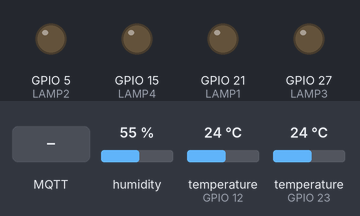
Recording of a sketch running on a simulated ESP32. Shown: output pins drawn as LEDs (lit = HIGH). The inputs (shaded band) are chosen by the test bench; at power-on: humidity 55 %, temperature (sensors on GPIO 12, GPIO 23) 24 °C. WiFi joins after 1.5 s; servers stay silent unless stated; random numbers use the default seed unless the sketch sets one; no MQTT or app messages arrive unless stated; what the sketch prints to the serial monitor is not drawn.

Above: at 2.7 s.
2.8 s: MQTT message "1" arrives on the first subscribed topic
At 3.9 s:
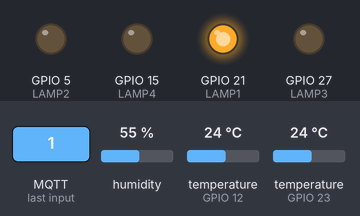
5.0 s: MQTT message "1" arrives on the second subscribed topic
At 6.3 s:
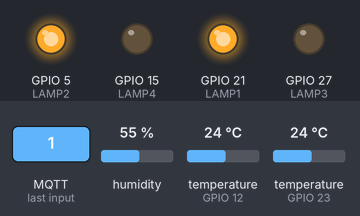
7.1 s: MQTT message "0" arrives on the first subscribed topic
At 9.4 s:
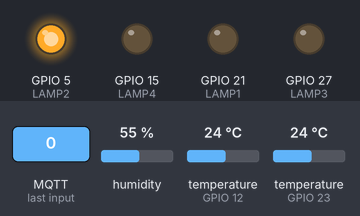
9.8 s: MQTT message "1" arrives on the third subscribed topic
At 10.7 s:
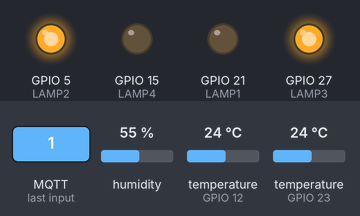
11.9 s: MQTT message "0" arrives on the second subscribed topic
At 13.2 s:
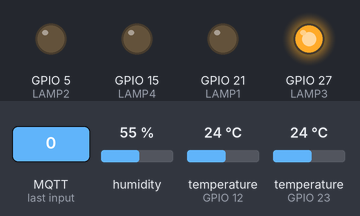
13.9 s: MQTT message "0" arrives on the third subscribed topic
At 15.5 s:
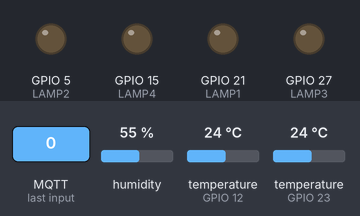
Timing chart, 0 to 16.7 s (numbered marks = the images above; inputs shaded):
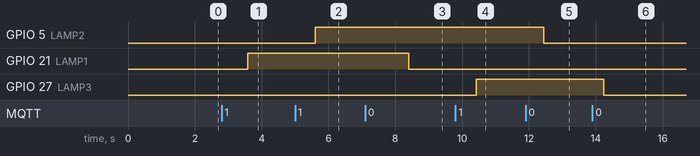

Measured:
- after the input at 2.8 s, GPIO 21 (LAMP1): LOW → HIGH after 0.78 s
- after the input at 5.0 s, GPIO 5 (LAMP2): LOW → HIGH after 0.60 s
- after the input at 7.1 s, GPIO 21 (LAMP1): HIGH → LOW after 1.3 s
- after the input at 9.8 s, GPIO 27 (LAMP3): LOW → HIGH after 0.62 s
- after the input at 11.9 s, GPIO 5 (LAMP2): HIGH → LOW after 0.55 s
- after the input at 13.9 s, GPIO 27 (LAMP3): HIGH → LOW after 0.34 s

The sketch:

Prot_tipo_Estufa.ino
```cpp
#include <neotimer.h>
#include <WiFiManager.h>
#include <PubSubClient.h>
#include <WiFi.h>
#include "DHT.h"
#include <OneWire.h>
#include <DallasTemperature.h>

#define DHTPIN 23
#define DHTTYPE DHT11
#define SENSOR_PIN  12


const char* mqttServer = "broker.hivemq.com";
const int mqttPort = 1883;
const char* mqttUser = "";
const char* mqttPassword = "";
int valor_lido;
int analogSoloSeco = 2500; //VALOR MEDIDO COM O SOLO SECO
int analogSoloMolhado = 850; //VALOR MEDIDO COM O SOLO MOLHADO

//atuadores
int LAMP1 = 21;
int LAMP2 = 5;
int LAMP3 = 27;
int LAMP4 = 15;

WiFiClient espClient;
PubSubClient client(espClient);

DHT dht(DHTPIN, DHTTYPE);
OneWire oneWire(SENSOR_PIN);
DallasTemperature sensors(&oneWire);

Neotimer tempar;
Neotimer tempsolo;
Neotimer umdar;
Neotimer umdsolo;

void setup() {

    pinMode (LAMP1, OUTPUT);
    pinMode (LAMP2, OUTPUT);
    pinMode (LAMP3, OUTPUT);
    pinMode (LAMP4, OUTPUT);
    dht.begin();
    sensors.begin();
    Serial.begin(115200);

    tempar.set(2000);
    tempsolo.set(5000);
    umdar.set(5000);
    umdsolo.set(10000);

    WiFiManager wm;


    bool res;
    res = wm.autoConnect("ESP_TESTE","12345678"); // password protected ap

    if(!res) {
        Serial.println("Failed to connect");

    }
    else {
        Serial.println("connected...yeey :)");
    }
    client.setServer(mqttServer, mqttPort);
    client.setCallback(callback);

    while (!client.connected()) {
        Serial.println("Conectando com o Broker (MQTT)…");
        String clientId = "";
        clientId += String(random(0xffff), HEX);
        if (client.connect(clientId.c_str(), mqttUser, mqttPassword )) {
            Serial.println("Conectado com o Broker");
        } else {
            Serial.print("Falha na conexão. Erro: ");
            Serial.print(client.state());
            Serial.println("\n");
            delay(2000);

        }
    }

    Serial.println("Enviando status de conexão para o smartphone\n");
    Serial.println("Status de conexão OK\n");

    //sensores
    client.publish("estufa/conexao", "1");
    client.publish("estufa/umidade_ar", "1"); //dht11 ok
    client.publish("estufa/umidade_Solo", "1"); //fc_28 ok
    client.publish("estufa/temperatura_ar", "1");//dht11 ok
    client.publish("estufa/temperatura_solo", "1"); //ds18b20 n ok

    //atuadores
    client.subscribe("casa/lamp1");
    client.subscribe("casa/lamp2");
    client.subscribe("casa/lamp3");
    client.subscribe("casa/lamp4");


}

void sensoranalog(){
  pinMode(4,INPUT);
  float hs = analogRead(4);

}

void callback(char* topic, byte* payload, unsigned int length) {

    Serial.print("Mensagem recebida do tópico: ");
    Serial.print(topic);

       Serial.print(": ");

    for (int i = 0; i < length; i++) {

        Serial.print((char)payload[i]);
    }

    Serial.println("\n");

    if (strcmp(topic,"casa/lamp1") == 0)
    {
        if (payload[0] == '0')
        {
            Serial.println("Desligando luz");
            digitalWrite(LAMP1, LOW);
        }

        if (payload[0] == '1')
        {
            Serial.println("Ligando luz");
            digitalWrite(LAMP1, HIGH);
        }
    }

     if (strcmp(topic,"casa/lamp2") == 0)
    {
        if (payload[0] == '0')
        {
            Serial.println("Desligando luz");
            digitalWrite(LAMP2, LOW);
        }

        if (payload[0] == '1')
        {
            Serial.println("Ligando luz");
            digitalWrite(LAMP2, HIGH);
        }
    }
     if (strcmp(topic,"casa/lamp3") == 0)
    {
        if (payload[0] == '0')
        {
            Serial.println("Desligando luz");
            digitalWrite(LAMP3, LOW);
        }

        if (payload[0] == '1')
        {
            Serial.println("Ligando luz");
            digitalWrite(LAMP3, HIGH);
        }
    }
     if (strcmp(topic,"casa/lamp4") == 0)
    {
        if (payload[0] == '0')
        {
            Serial.println("Desligando luz");
            digitalWrite(LAMP4, LOW);
        }

        if (payload[0] == '1')
        {
            Serial.println("Ligando luz");
            digitalWrite(LAMP4, HIGH);
        }
    }

    Serial.println();
    Serial.println("----------------------------");

}

void loop() {
    delay(1000);

    char MsgtempsoloMQTT[10];
    char MsgUmidadeMQTT[10];
    char MsgUmidadeSoloMQTT[10];
    char MsgTemperaturaMQTT[10];

    if(tempsolo.repeat()){
      float tempC=0;
      sensors.requestTemperatures();
      tempC = sensors.getTempCByIndex(0);
      sprintf(MsgtempsoloMQTT,"%f",tempC);
      client.publish("estufa/temperatura_solo", MsgtempsoloMQTT);
    }

    if(umdsolo.repeat()){
      valor_lido = map(analogRead(4),analogSoloMolhado,analogSoloSeco,100,0);
      sprintf(MsgUmidadeSoloMQTT,"%d",valor_lido);
      client.publish("estufa/Umidade_Solo", MsgUmidadeSoloMQTT);
    }

    if(umdar.repeat()){
      float h = dht.readHumidity();
      sprintf(MsgUmidadeMQTT,"%f",h);
      client.publish("estufa/umidade_ar", MsgUmidadeMQTT);
    }

    if(tempar.repeat()){
      float t = dht.readTemperature();//em Celcius
      sprintf(MsgTemperaturaMQTT,"%f",t);
      client.publish("estufa/temperatura_ar", MsgTemperaturaMQTT);
    }

    client.loop();
}
```
